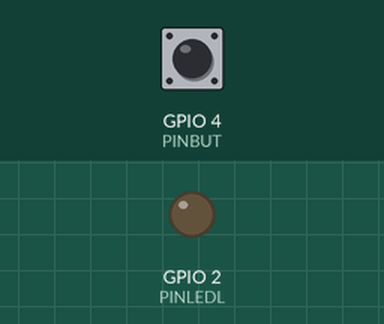
Simulated run of this sketch. Board: ESP32. Parts: output pins drawn as LEDs (lit = HIGH). Inputs (shaded band) come from the test bench; at power-on: GPIO 4 (PINBUT) LOW. WiFi joins after 1.5 s; servers stay silent unless stated; what the sketch prints to the serial monitor is not drawn.

Above: at 2.9 s.
3.0 s: GPIO 4 (PINBUT) pulled HIGH for 3.2 s
At 6.0 s:
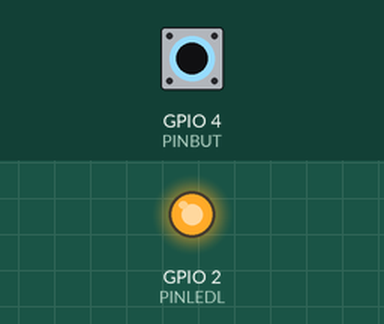
Timing chart, 0 to 7.5 s (numbered marks = the images above; inputs shaded):
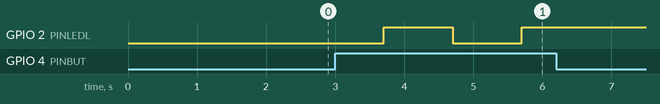

The sketch:

comunicEspRoteadorClient.ino
```cpp
#include <WiFi.h>

#define PINBUT 4 //Botão
#define PINLEDL 2 //Led embutido

const char* ssid      = "Nome da rede";
const char* password  = "Senha da rede";
const String clientID = "Cliente 01"; //Id do Client

IPAddress server(192,168,25,240);
const int porta = 80;

WiFiClient client;

void setup() {
  Serial.begin(115200);

  pinMode(PINBUT, INPUT);
  pinMode(PINLEDL, OUTPUT);

  WiFi.begin(ssid, password);
  while(WiFi.status() != WL_CONNECTED) {
    delay(500);
    Serial.print(".");
  }
  Serial.println("");
  Serial.println("WiFi connected");
  Serial.println("IP address: ");
  Serial.println(WiFi.localIP());

  EspRequest();
}

void loop() {
  ReadButton();
}

void ReadButton() {
  int reading = digitalRead(PINBUT);
  if(reading == HIGH) {
    int ledState = !digitalRead(PINLEDL);
    digitalWrite(PINLEDL, ledState);
    Serial.println("<" + clientID + "-" + ledState + ">");
    client.println("<" + clientID + "-" + ledState + ">");
    client.flush();
  }
  delay(1000);
}

void EspRequest() {
  client.stop();
  if(client.connect(server, porta)) {
    Serial.println("<" + clientID + "- Connected>");
    client.println("<" + clientID + "- Connected>");
    client.flush();
  }
}
```

Measured:
- after the input at 3.0 s, GPIO 2 (PINLEDL): LOW → HIGH after 0.70 s, → LOW 1.0 s later, → HIGH 1.0 s later
